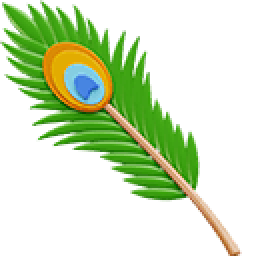
#> input picture Peacock Feather & Peacock 3D Cursor--cursor--SweezyCursors.png, 128 x 128 px (shown 2 times larger)
$ python organize_cursors.py
#> lines starting #> are read from the running program, lines starting #| are printed output that depends on the picture
import shutil
from pathlib import Path
from PIL import Image

cursor_dir = Path("assets/cursor")
cursor_dir.mkdir(parents=True, exist_ok=True)

# File names
f_cur = "Peacock Feather & Peacock 3D Cursor--cursor--SweezyCursors.cur"
f_png = "Peacock Feather & Peacock 3D Cursor--cursor--SweezyCursors.png"
p_cur = "Peacock Feather & Peacock 3D Cursor--pointer--SweezyCursors.cur"
p_png = "Peacock Feather & Peacock 3D Cursor--pointer--SweezyCursors.png"

# Copy cur files
shutil.copy(f_cur, cursor_dir / "peacock_feather.cur")
shutil.copy(p_cur, cursor_dir / "peacock_pointer.cur")

# Copy & resize PNGs
shutil.copy(f_png, cursor_dir / "peacock_feather.png")
shutil.copy(p_png, cursor_dir / "peacock_pointer.png")

with Image.open(f_png) as img:
#> img is the input picture: PIL image 128x128 P; mean R, G, B, A 35.8, 55.3, 18.3, 79.7
    img.resize((32, 32), Image.Resampling.LANCZOS).save(cursor_dir / "peacock_feather_32.png")
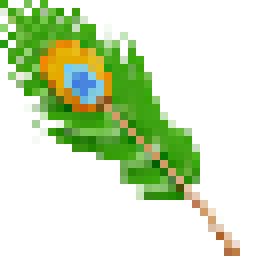
#> saved as peacock_feather_32.png: PIL image 32x32 P (shown 8 times larger); mean R, G, B, A 35.6, 55.7, 17.5, 81.2; transparent parts drawn white
    img.resize((48, 48), Image.Resampling.LANCZOS).save(cursor_dir / "peacock_feather_48.png")
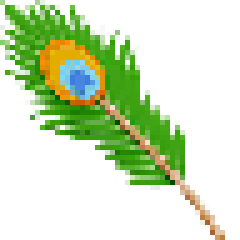
#> saved as peacock_feather_48.png: PIL image 48x48 P (shown 5 times larger); mean R, G, B, A 35.3, 54.7, 18.1, 78.8; transparent parts drawn white

with Image.open(p_png) as img:
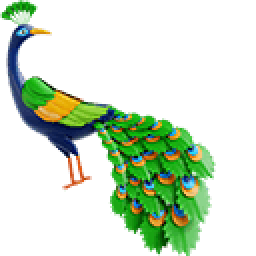
#> input picture Peacock Feather & Peacock 3D Cursor--pointer--SweezyCursors.png, 128 x 128 px (shown 2 times larger)
#> img is the input picture: PIL image 128x128 P; mean R, G, B, A 21.4, 39.7, 16.8, 67.5
    img.resize((32, 32), Image.Resampling.LANCZOS).save(cursor_dir / "peacock_pointer_32.png")
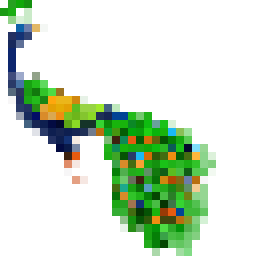
#> saved as peacock_pointer_32.png: PIL image 32x32 P (shown 8 times larger); mean R, G, B, A 21, 39.3, 16.6, 67.2; transparent parts drawn white
    img.resize((48, 48), Image.Resampling.LANCZOS).save(cursor_dir / "peacock_pointer_48.png")
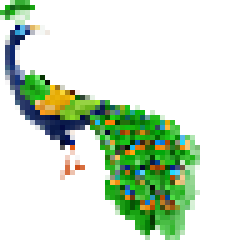
#> saved as peacock_pointer_48.png: PIL image 48x48 P (shown 5 times larger); mean R, G, B, A 21.2, 39.7, 17.3, 67.2; transparent parts drawn white

print("Cursor files successfully organized into assets/cursor/!")
